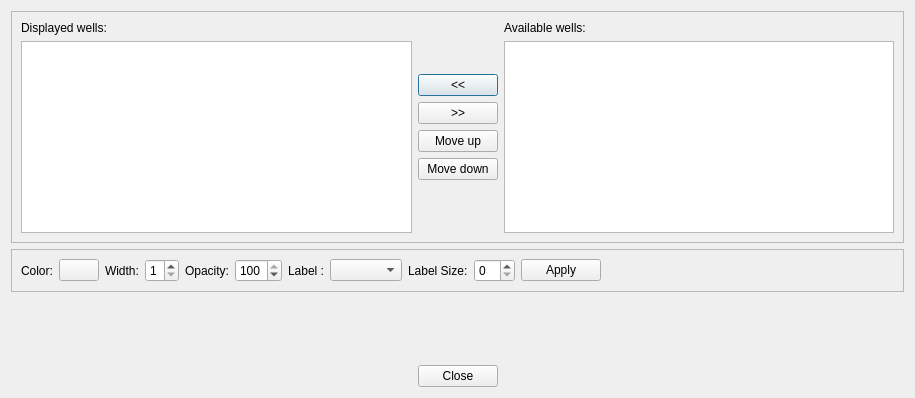
<?xml version="1.0" encoding="UTF-8"?>
<ui version="4.0">
 <class>sliceviewer::WellItemsDialog</class>
 <widget class="QDialog" name="sliceviewer::WellItemsDialog">
  <property name="geometry">
   <rect>
    <x>0</x>
    <y>0</y>
    <width>915</width>
    <height>398</height>
   </rect>
  </property>
  <property name="windowTitle">
   <string>Dialog</string>
  </property>
  <layout class="QVBoxLayout" name="verticalLayout_4">
   <item>
    <widget class="QFrame" name="frame">
     <property name="frameShape">
      <enum>QFrame::StyledPanel</enum>
     </property>
     <property name="frameShadow">
      <enum>QFrame::Raised</enum>
     </property>
     <layout class="QHBoxLayout" name="horizontalLayout_2">
      <item>
       <layout class="QVBoxLayout" name="verticalLayout_2">
        <item>
         <widget class="QLabel" name="label">
          <property name="text">
           <string>Displayed wells:</string>
          </property>
         </widget>
        </item>
        <item>
         <widget class="QListWidget" name="lwDisplayed">
          <property name="selectionMode">
           <enum>QAbstractItemView::ExtendedSelection</enum>
          </property>
          <property name="selectionBehavior">
           <enum>QAbstractItemView::SelectRows</enum>
          </property>
         </widget>
        </item>
       </layout>
      </item>
      <item>
       <layout class="QVBoxLayout" name="verticalLayout">
        <item>
         <spacer name="verticalSpacer_3">
          <property name="orientation">
           <enum>Qt::Vertical</enum>
          </property>
          <property name="sizeHint" stdset="0">
           <size>
            <width>20</width>
            <height>40</height>
           </size>
          </property>
         </spacer>
        </item>
        <item>
         <widget class="QPushButton" name="pbAdd">
          <property name="text">
           <string>&lt;&lt;</string>
          </property>
         </widget>
        </item>
        <item>
         <widget class="QPushButton" name="pbRemove">
          <property name="text">
           <string>&gt;&gt;</string>
          </property>
         </widget>
        </item>
        <item>
         <widget class="QPushButton" name="pbMoveUp">
          <property name="text">
           <string>Move up</string>
          </property>
         </widget>
        </item>
        <item>
         <widget class="QPushButton" name="pbMoveDown">
          <property name="text">
           <string>Move down</string>
          </property>
         </widget>
        </item>
        <item>
         <spacer name="verticalSpacer">
          <property name="orientation">
           <enum>Qt::Vertical</enum>
          </property>
          <property name="sizeHint" stdset="0">
           <size>
            <width>20</width>
            <height>40</height>
           </size>
          </property>
         </spacer>
        </item>
       </layout>
      </item>
      <item>
       <layout class="QVBoxLayout" name="verticalLayout_3">
        <item>
         <widget class="QLabel" name="label_3">
          <property name="text">
           <string>Available wells:</string>
          </property>
         </widget>
        </item>
        <item>
         <widget class="QListWidget" name="lwAvailable">
          <property name="selectionMode">
           <enum>QAbstractItemView::ExtendedSelection</enum>
          </property>
          <property name="selectionBehavior">
           <enum>QAbstractItemView::SelectRows</enum>
          </property>
         </widget>
        </item>
       </layout>
      </item>
     </layout>
    </widget>
   </item>
   <item>
    <widget class="QFrame" name="frame_2">
     <property name="frameShape">
      <enum>QFrame::StyledPanel</enum>
     </property>
     <property name="frameShadow">
      <enum>QFrame::Raised</enum>
     </property>
     <layout class="QHBoxLayout" name="horizontalLayout">
      <item>
       <widget class="QLabel" name="label_2">
        <property name="text">
         <string>Color:</string>
        </property>
       </widget>
      </item>
      <item>
       <widget class="ColorButton" name="cbColor">
        <property name="text">
         <string/>
        </property>
       </widget>
      </item>
      <item>
       <widget class="QLabel" name="label_4">
        <property name="text">
         <string>Width:</string>
        </property>
       </widget>
      </item>
      <item>
       <widget class="QSpinBox" name="sbWidth">
        <property name="minimum">
         <number>1</number>
        </property>
        <property name="maximum">
         <number>9</number>
        </property>
        <property name="value">
         <number>1</number>
        </property>
       </widget>
      </item>
      <item>
       <widget class="QLabel" name="label_5">
        <property name="text">
         <string>Opacity:</string>
        </property>
       </widget>
      </item>
      <item>
       <widget class="QSpinBox" name="sbOpacity">
        <property name="toolTip">
         <string>Opacity</string>
        </property>
        <property name="maximum">
         <number>100</number>
        </property>
        <property name="value">
         <number>100</number>
        </property>
       </widget>
      </item>
      <item>
       <widget class="QLabel" name="label_6">
        <property name="text">
         <string>Label :</string>
        </property>
       </widget>
      </item>
      <item>
       <widget class="QComboBox" name="cbLabelStyle"/>
      </item>
      <item>
       <widget class="QLabel" name="label_7">
        <property name="text">
         <string>Label Size:</string>
        </property>
       </widget>
      </item>
      <item>
       <widget class="QSpinBox" name="sbLabelFontSize"/>
      </item>
      <item>
       <widget class="QPushButton" name="pbApply">
        <property name="text">
         <string>Apply</string>
        </property>
       </widget>
      </item>
      <item>
       <spacer name="horizontalSpacer">
        <property name="orientation">
         <enum>Qt::Horizontal</enum>
        </property>
        <property name="sizeHint" stdset="0">
         <size>
          <width>206</width>
          <height>20</height>
         </size>
        </property>
       </spacer>
      </item>
     </layout>
    </widget>
   </item>
   <item>
    <spacer name="verticalSpacer_2">
     <property name="orientation">
      <enum>Qt::Vertical</enum>
     </property>
     <property name="sizeHint" stdset="0">
      <size>
       <width>20</width>
       <height>39</height>
      </size>
     </property>
    </spacer>
   </item>
   <item>
    <layout class="QHBoxLayout" name="horizontalLayout_3">
     <item>
      <spacer name="horizontalSpacer_2">
       <property name="orientation">
        <enum>Qt::Horizontal</enum>
       </property>
       <property name="sizeHint" stdset="0">
        <size>
         <width>40</width>
         <height>20</height>
        </size>
       </property>
      </spacer>
     </item>
     <item>
      <widget class="QPushButton" name="pbClose">
       <property name="text">
        <string>Close</string>
       </property>
      </widget>
     </item>
     <item>
      <spacer name="horizontalSpacer_3">
       <property name="orientation">
        <enum>Qt::Horizontal</enum>
       </property>
       <property name="sizeHint" stdset="0">
        <size>
         <width>40</width>
         <height>20</height>
        </size>
       </property>
      </spacer>
     </item>
    </layout>
   </item>
  </layout>
 </widget>
 <customwidgets>
  <customwidget>
   <class>ColorButton</class>
   <extends>QPushButton</extends>
   <header location="global">colorbutton.h</header>
  </customwidget>
 </customwidgets>
 <resources/>
 <connections>
  <connection>
   <sender>pbClose</sender>
   <signal>clicked()</signal>
   <receiver>sliceviewer::WellItemsDialog</receiver>
   <slot>accept()</slot>
   <hints>
    <hint type="sourcelabel">
     <x>317</x>
     <y>334</y>
    </hint>
    <hint type="destinationlabel">
     <x>317</x>
     <y>179</y>
    </hint>
   </hints>
  </connection>
 </connections>
</ui>
